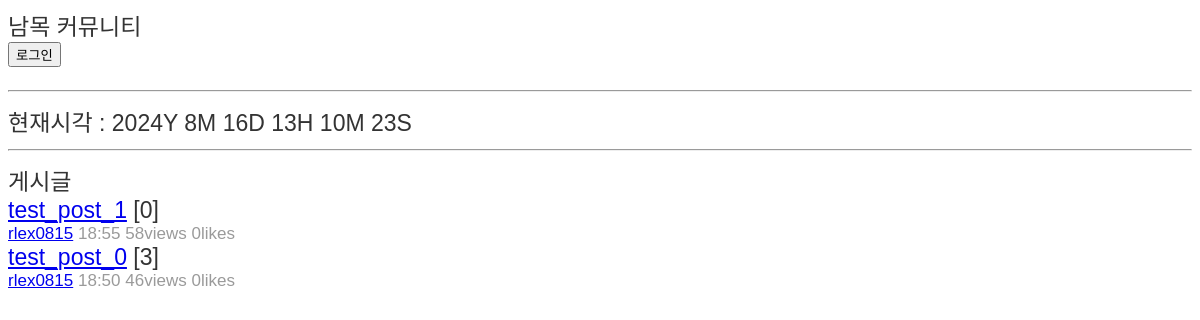
The app's page /NHSApp/, older data.
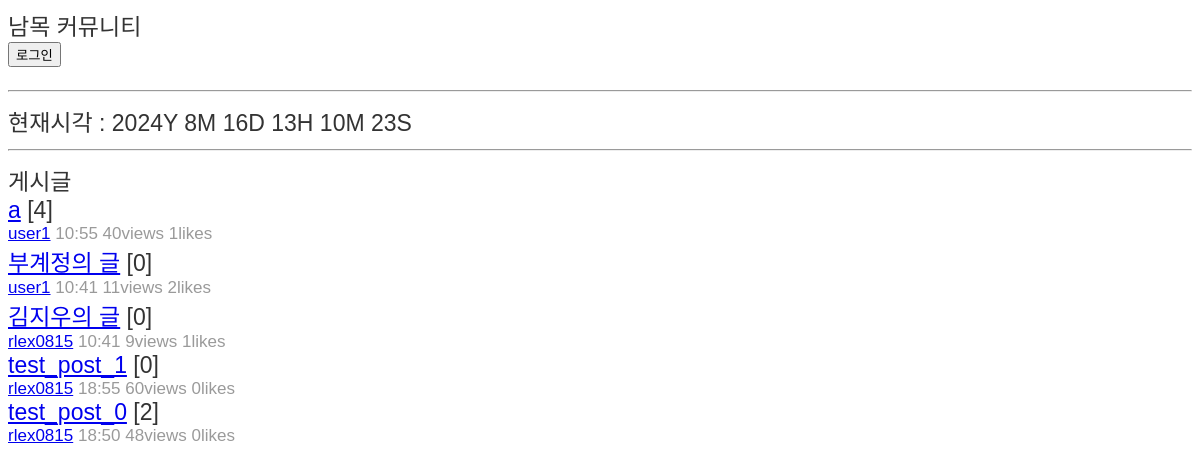
The same page, newer data.
### NHSApp/models.py (models this page shows, shortened)
class Post(models.Model):
    author= models.ForeignKey('auth.User', on_delete=models.CASCADE)
    title=models.CharField(max_length=50)
    content=models.TextField()
    pub_date=models.DateTimeField(auto_now_add=True)
    comment_num=models.IntegerField(default=0)
    upvote=models.ManyToManyField(User, related_name='upvoted_posts',blank=True)
    downvote=models.ManyToManyField(User, related_name='downvoted_posts',blank=True)
    views=models.IntegerField(default=0)
    def total_votes(self):
        return self.upvote.count()-self.downvote.count()

### NHSApp/views/post_board.py (the view)
# urls.py: path('',post_board_view, name='post_board_view'),
def post_board_view(request):
    post_list=list(Post.objects.order_by('-pub_date'))
    context={
        'user':request.user,
        'now':time.localtime(time.time()),
        'post_list':post_list
    }
    return render(request, 'NHSApp/post_board.html', context)

### NHSApp/templates/NHSApp/post_board.html (shortened to what this page needs)
<html lang="en">
    <head>
        {%load static%}
        <link rel="stylesheet" href="{%static 'NHSApp/css/style.css'%}">
    </head>
    <body class="big-font">
        <div>남목 커뮤니티</div>
        {%if user.is_authenticated%}
            <form method="post" action="{%url 'logout_view'%}">
                {%csrf_token%}
                <button type="submit">로그아웃</button>
            </form>
            <div>현재 계정</div>
            <a href="/NHSApp/account/{{user.username}}">{{user.username}}</a>
            {%else%}
            <form method="post" action="{%url 'login_view'%}">
                <button type="submit">로그인</button>
            </form>
        {%endif%}
        <hr>
        <div>현재시각 : {{now.tm_year}}Y {{now.tm_mon}}M {{now.tm_mday}}D {{now.tm_hour}}H {{now.tm_min}}M {{now.tm_sec}}S</div>
        <hr>
        <div>
            게시글
            {%for post in post_list%}
            <div>
                <a href="/NHSApp/{{post.pk}}">{{post.title}}</a> [{{post.comment_num}}]
            </div>
            <div class="small-font">
                <a href="/NHSApp/account/{{post.author.username}}">{{post.author.username}}</a>
                {{post.pub_date.hour}}:{{post.pub_date.minute}}
                {{post.views}}views
                {{post.total_votes}}likes
            </div>
            {%endfor%}
        </div>
    </body>
</html>

### NHSApp/static/NHSApp/css/style.css (style rules this page uses)
.big-font { font-family: 'Arial', sans-serif; font-size: 23px; color: #333; }
.small-font { font-family: 'Arial', sans-serif; font-size: 17px; color: #9a9a9a; }

Row changes from the older to the newer data that the page shows:
added Post: title "a", comment_num "4", author.username "user1", pub_date.hour "10", pub_date.minute "55", views "40", total_votes "1"
added Post: title "부계정의 글", comment_num "0", author.username "user1", pub_date.hour "10", pub_date.minute "41", views "11", total_votes "2"
added Post: title "김지우의 글", comment_num "0", author.username "rlex0815", pub_date.hour "10", pub_date.minute "41", views "9", total_votes "1"
changed Post "test_post_1": views "58" → "60"
changed Post "test_post_0": comment_num "3" → "2"; views "46" → "48"
